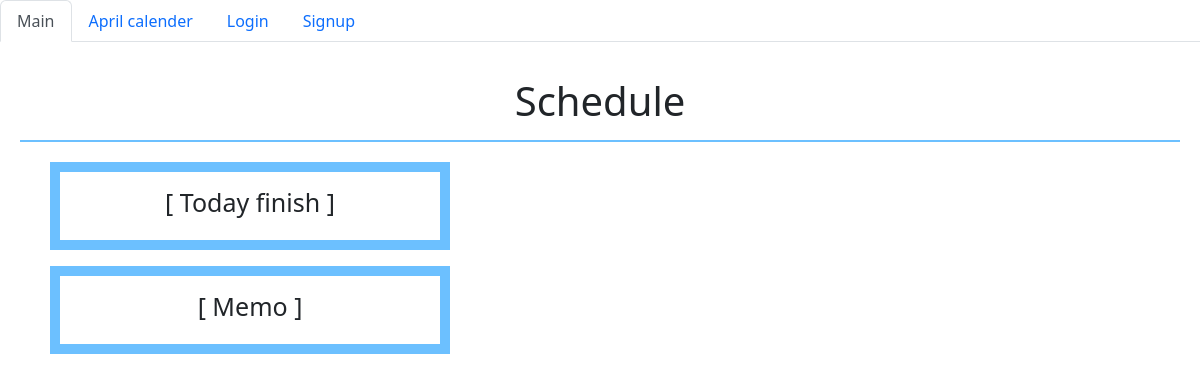
The page /scheduler/ on the database as committed earlier.
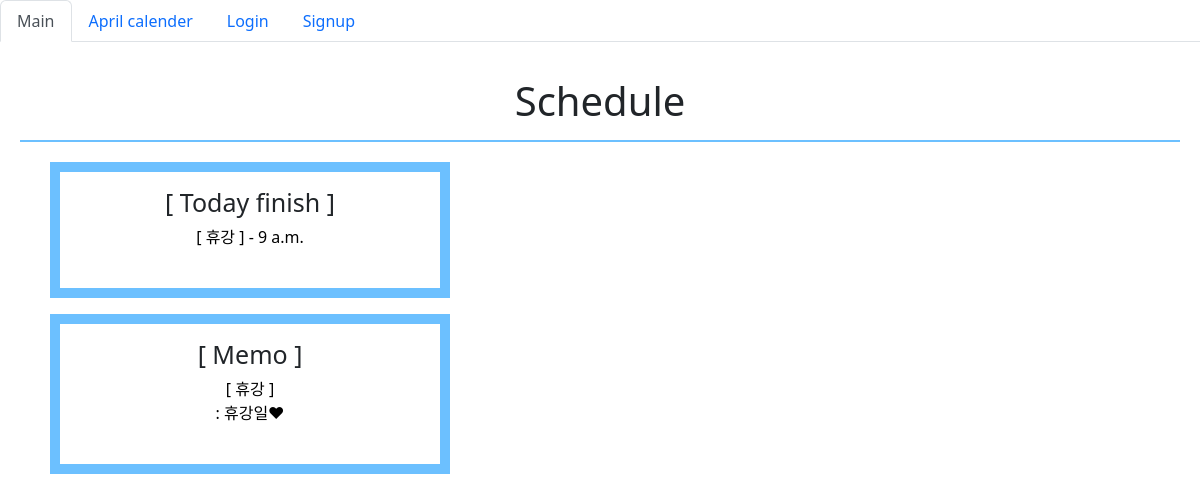
The same page on the database as committed later.
### scheduler/models.py (models this page shows)
class Schedule(models.Model):
    title = models.CharField(max_length=30)
    time = models.TimeField()
    date = models.DateField()
    place = models.CharField(max_length=20)
    memo = models.CharField(max_length=200)
    user = models.ForeignKey(settings.AUTH_USER_MODEL, on_delete=models.CASCADE)
    created_at = models.DateTimeField(auto_now_add=True)
    updated_at = models.DateTimeField(auto_now=True)

### scheduler/views.py (the view)
# urls.py: path('', views.index_schedule, name='index_schedule'),
def index_schedule(request):
    schedules = Schedule.objects.all()
    today = DateFormat(datetime.now()).format('Y-m-d')
    today_schedules = Schedule.objects.filter(date = today)
    return render(request, 'scheduler/index.html', {'schedules': schedules,
                                                    'today_schedules':today_schedules,})

### scheduler/templates/scheduler/index.html (shortened to what this page needs)
{% extends 'base.html' %}
{% block content %}
<h1>Schedule</h1>
<ol>
    <h2> [ Today finish ] </h2>
    {% for today_schedule in today_schedules %}
    <div>
        <a href="/scheduler/{{today_schedule.pk}}">
        [ {{ today_schedule.title }} ] - {{ today_schedule.time }}
        </a>
        <br>
        <br>
    </div>
    {% endfor %}
</ol>
<ol>
    <h2> [ Memo ] </h2>
    {% for today_schedule in today_schedules %}
    <div>
        <a href="/scheduler/{{today_schedule.pk}}">
       [ {{ today_schedule.title }} ]
            <br>
            : {{ today_schedule.memo }}
            <br>
            <br>
        </a>
    </div>
    {% endfor %}
</ol>
{% endblock content %}

Rows that differ between the two databases and show on the page:
added Schedule: title "휴강", time "9 a.m.", memo "휴강일♥"
